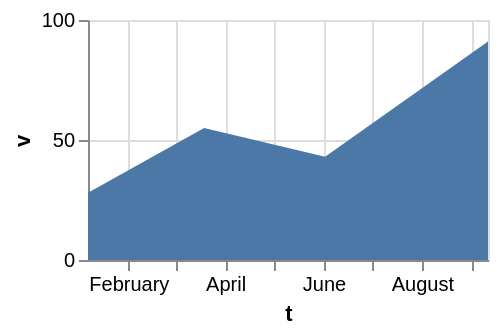

Specify this chart in Vega-Lite:
### Vega-Lite specification from a JSON file in a GitHub repository (floating-point values rounded to 4 significant figures)
{"$schema": "https://vega.github.io/schema/vega-lite/v6.json", "width": 200, "height": 120, "data": {"values": [{"c": "alpha", "v": 28, "w": 3, "t": "2024-01-07"}, {"c": "beta", "v": 55, "w": 7, "t": "2024-03-19"}, {"c": "gamma", "v": 43, "w": 5, "t": "2024-06-02"}, {"c": "delta", "v": 91, "w": 9, "t": "2024-09-11"}]}, "mark": {"type": "area", "cursor": "vertical-text"}, "encoding": {"x": {"field": "t", "type": "temporal"}, "y": {"field": "v", "type": "quantitative"}}}
